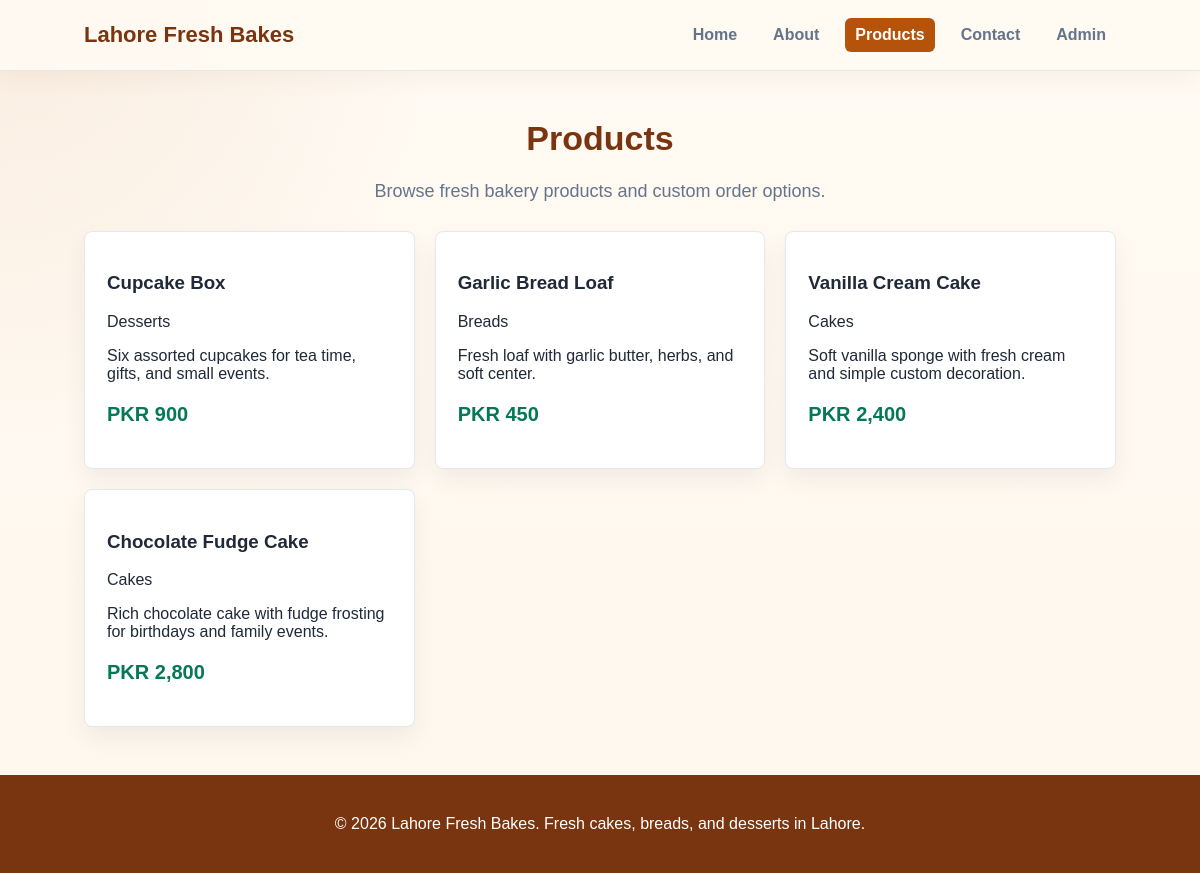
/products.php, run on the app's committed database.
### tables this page shows
CREATE TABLE products (
    id INT AUTO_INCREMENT PRIMARY KEY,
    category_id INT NOT NULL,
    name VARCHAR(150) NOT NULL,
    description TEXT NOT NULL,
    price DECIMAL(10,2) NOT NULL,        
    image VARCHAR(255),                  
    created_at TIMESTAMP DEFAULT CURRENT_TIMESTAMP,
    CONSTRAINT fk_products_category
        FOREIGN KEY (category_id) REFERENCES categories(id)
        ON DELETE CASCADE                
);

CREATE TABLE categories (
    id INT AUTO_INCREMENT PRIMARY KEY,
    name VARCHAR(100) NOT NULL,
    description TEXT,
    created_at TIMESTAMP DEFAULT CURRENT_TIMESTAMP
);

### config.php (called while the page is built, shortened)
<?php
function e($value) {
    return htmlspecialchars((string) $value, ENT_QUOTES, 'UTF-8');
}
?>

### products.php (the view, shortened to what this page needs)
<?php
require 'config.php';
$currentPage = 'products';
$products = $pdo->query('SELECT products.*, categories.name AS category_name FROM products JOIN categories ON categories.id = products.category_id ORDER BY products.id DESC')->fetchAll();
include 'header.php';
?>
<section class="section">
    <h2>Products</h2>
    <p class="section-lead">Browse fresh bakery products and custom order options.</p>
    <div class="grid">
        <?php foreach ($products as $product): ?>
            <article class="card">
                <h3><?= e($product['name']) ?></h3>
                <p><?= e($product['category_name']) ?></p>
                <p><?= e($product['description']) ?></p>
                <p class="price">PKR <?= e(number_format($product['price'])) ?></p>
            </article>
        <?php endforeach; ?>
    </div>
</section>
<?php include 'footer.php'; ?>

### header.php (shortened to what this page needs)
<?php
$currentPage = $currentPage ?? '';
?>
<!DOCTYPE html>
<html lang="en">
<head>
    <link rel="stylesheet" href="assets/css/style.css">
</head>
<body>
    <header class="site-header">
        <a class="brand" href="index.php">Lahore Fresh Bakes</a>
        <nav class="nav">
            <a class="<?= $currentPage === 'home' ? 'active' : '' ?>" href="index.php">Home</a>
            <a class="<?= $currentPage === 'about' ? 'active' : '' ?>" href="about.php">About</a>
            <a class="<?= $currentPage === 'products' ? 'active' : '' ?>" href="products.php">Products</a>
            <a class="<?= $currentPage === 'contact' ? 'active' : '' ?>" href="contact.php">Contact</a>
            <a href="admin/login.php">Admin</a>
        </nav>
    </header>
    <main>

### footer.php (shortened to what this page needs)
    </main>
    <footer class="site-footer">
        <p>&copy; <?= date('Y') ?> Lahore Fresh Bakes. Fresh cakes, breads, and desserts in Lahore.</p>
    </footer>
</body>
</html>

### assets/css/style.css (style rules this page uses)
:root { --ink: #1f2937; --muted: #64748b; --line: #e5e7eb; --soft: #fff7ed; --brand: #b45309; --brand-dark: #78350f; --accent: #047857; --danger: #dc2626; --white: #ffffff; }
* { box-sizing: border-box; }
body { margin: 0; font-family: Arial, sans-serif; color: var(--ink); background: radial-gradient(circle at top left, rgba(180, 83, 9, 0.08), transparent 30%), linear-gradient(180deg, #fffaf3 0%, #fff7ed 100%); min-height: 100vh; display: flex; flex-direction: column; }
body > main { flex: 1; }
a { color: inherit; text-decoration: none; }
.site-header { position: sticky; top: 0; z-index: 10; display: flex; align-items: center; justify-content: space-between; gap: 24px; padding: 18px 7vw; background: rgba(255, 250, 243, 0.96); border-bottom: 1px solid var(--line); box-shadow: 0 8px 24px rgba(120, 53, 15, 0.05); }
.brand { font-size: 22px; font-weight: 800; color: var(--brand-dark); }
.nav { display: flex; gap: 16px; flex-wrap: wrap; font-weight: 700; }
.nav a { padding: 8px 10px; border-radius: 6px; color: var(--muted); transition: 0.2s ease; }
.nav a.active, .nav a:hover { background: var(--brand); color: var(--white); }
.hero p, .section-lead { color: var(--muted); font-size: 18px; line-height: 1.7; }
.section { padding: 48px 7vw; max-width: 1240px; margin: 0 auto; width: 100%; }
.section h2 { margin: 0 0 12px; font-size: 34px; color: var(--brand-dark); text-align: center; }
.section-lead { max-width: 760px; margin-left: auto; margin-right: auto; text-align: center; }
.grid { display: grid; grid-template-columns: repeat(3, minmax(0, 1fr)); gap: 20px; margin-top: 24px; }
.card { padding: 22px; border: 1px solid var(--line); border-radius: 8px; background: var(--white); box-shadow: 0 10px 24px rgba(15, 23, 42, 0.06); transition: transform 0.2s ease, box-shadow 0.2s ease; }
.price { color: var(--accent); font-size: 20px; font-weight: 800; }
.site-footer { padding: 24px 7vw; background: var(--brand-dark); color: var(--white); text-align: center; }

### data on the page
products: name "Cupcake Box", category.name "Desserts", description "Six assorted cupcakes for tea time, gifts, and small events.", price "900"
products: name "Garlic Bread Loaf", category.name "Breads", description "Fresh loaf with garlic butter, herbs, and soft center.", price "450"
products: name "Vanilla Cream Cake", category.name "Cakes", description "Soft vanilla sponge with fresh cream and simple custom decoration.", price "2,400"
products: name "Chocolate Fudge Cake", category.name "Cakes", description "Rich chocolate cake with fudge frosting for birthdays and family events.", price "2,800"
